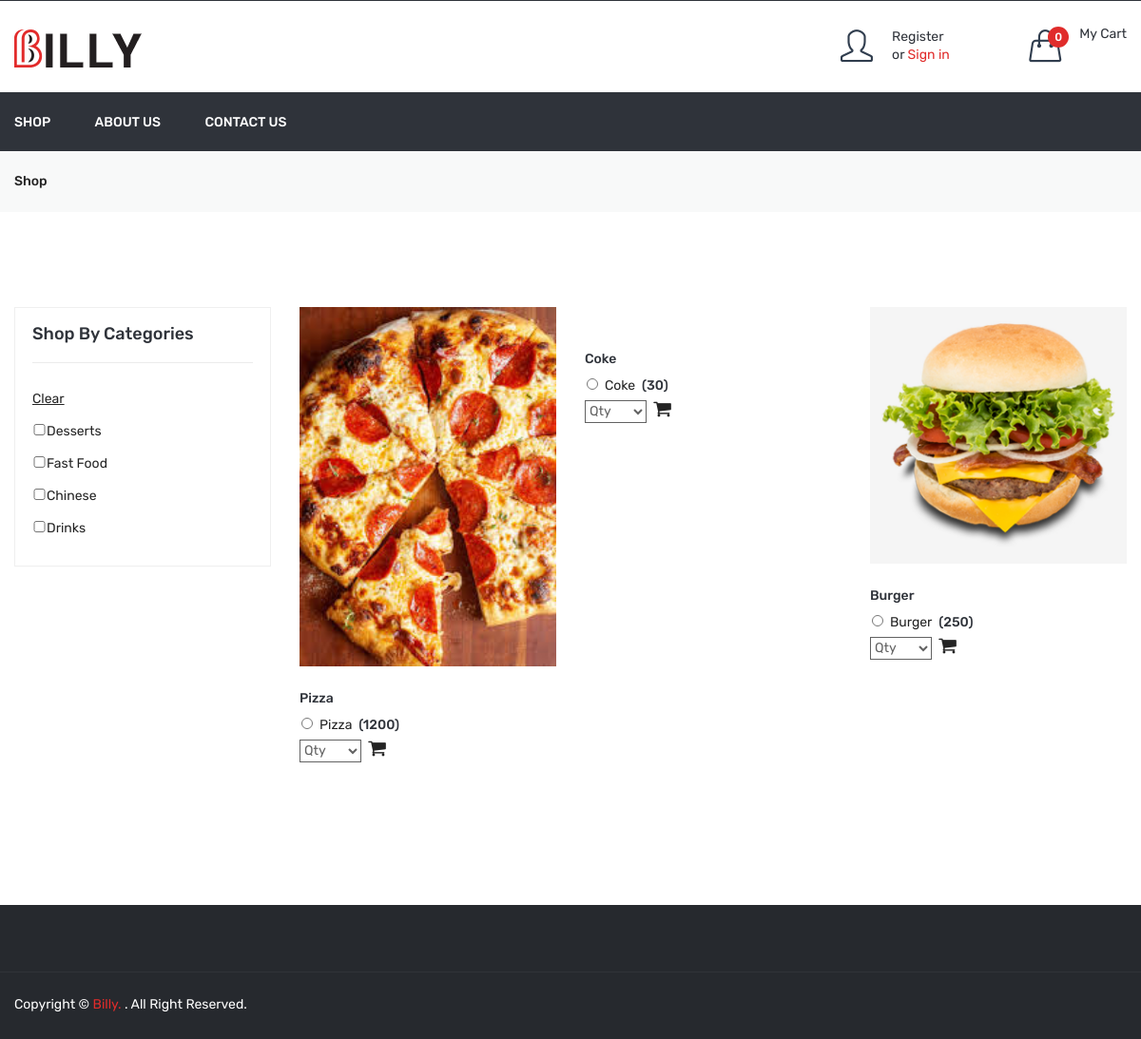
The page /shop.php on the database its author committed.
### tables this page shows
CREATE TABLE `dish` (
  `id` int(11) NOT NULL,
  `category_id` int(11) NOT NULL,
  `dish` varchar(100) NOT NULL,
  `dish_detail` text NOT NULL,
  `image` varchar(100) NOT NULL,
  `status` int(11) NOT NULL,
  `added_on` datetime NOT NULL
);

CREATE TABLE `dish_details` (
  `id` int(11) NOT NULL,
  `dish_id` int(11) NOT NULL,
  `attribute` varchar(100) NOT NULL,
  `price` int(11) NOT NULL,
  `status` int(11) NOT NULL,
  `added_on` datetime NOT NULL
);

CREATE TABLE `category` (
  `id` int(11) NOT NULL,
  `category` varchar(50) NOT NULL,
  `order_number` int(11) NOT NULL,
  `status` int(11) NOT NULL,
  `added_on` datetime NOT NULL
);

### shop.php (the view, shortened to what this page needs)
<?php
include ("header.php");
?>
    <div class="breadcrumb-area gray-bg">
        <div class="container">
            <div class="breadcrumb-content">
                <ul>
                    <li><a href="shop.php">Shop</a></li>
                </ul>
            </div>
        </div>
    </div>
    <div class="shop-page-area pt-100 pb-100">
        <div class="container">
            <div class="row flex-row-reverse">
                <div class="col-lg-9">
                    <?php
                    $product_sql="select * from dish where status=1";
                    $product_sql.=" order by dish desc";
                    $product_res=mysqli_query($con,$product_sql);
                    $product_count=mysqli_num_rows($product_res);
                    ?>
                    <div class="grid-list-product-wrapper">
                        <div class="product-grid product-view pb-20">
                            <?php if($product_count>0){?>
                                <div class="row">
                                    <?php while($product_row=mysqli_fetch_assoc($product_res)){?>
                                        <div class="product-width col-xl-4 col-lg-4 col-md-4 col-sm-6 col-12 mb-30">
                                            <div class="product-wrapper">
                                                <div class="product-img">
                                                    <a href="javascript:void(0)">
                                                        <img src="<?php echo SITE_DISH_IMAGE.$product_row['image']?>" alt="">
                                                    </a>
                                                </div>
                                                <div class="product-content" id="dish_detail">
                                                    <h4>
                                                        <a href="javascript:void(0)"><?php echo $product_row['dish']?> </a>
                                                    </h4>
                                                    <?php
                                                    $dish_attr_res=mysqli_query($con,"SELECT * FROM dish_details WHERE status='1' AND dish_id='".$product_row['id']."' ORDER BY price asc");
                                                    ?>
                                                    <div class="product-price-wrapper">
                                                        <?php
                                                            while($dish_attr_row=mysqli_fetch_assoc($dish_attr_res)){
                                                                echo "<input type='radio' class='dish_radio' name='radio_".$product_row['id']."' value='radio_".$dish_attr_row['id']."'/>";
                                                                echo $dish_attr_row['attribute'];
                                                                echo "<span>(".$dish_attr_row['price'].")</span>";
                                                            }
                                                        ?>
                                                    </div>
                                                    <div class="product-price-wrapper">
                                                        <select class="select">
                                                            <option>Qty</option>
                                                        </select>
                                                        <i class="fa fa-shopping-cart cart_icon" aria-hidden="true" onclick="add_to cart()"></i>
                                                    </div>
                                                </div>
                                            </div>
                                        </div>
                                    <?php } ?>
                                </div>
                            <?php } else{
                                echo "No dish found";
                            }?>
                        </div>
                    </div>
                </div>
                <?php
                $cat_res=mysqli_query($con,"select * from category where status=1 order by order_number desc")
                ?>
                <div class="col-lg-3">
                    <div class="shop-sidebar-wrapper gray-bg-7 shop-sidebar-mrg">
                        <div class="shop-widget">
                            <h4 class="shop-sidebar-title">Shop By Categories</h4>
                            <div class="shop-catigory">
                                <ul id="faq" class="category_list">
                                    <li> <a href="shop.php"><u>Clear</u></a> </li>
                                    <?php
                                    while($cat_row=mysqli_fetch_assoc($cat_res)){
                                        $is_checked='';
                                        echo "<li> <input $is_checked onclick=set_checkbox('".$cat_row['id']."') type='checkbox' class='cat_checkbox' name='cat_arr[]' value='".$cat_row['id']."'/>".$cat_row['category']."</li>";
                                    }
                                    ?>
                                </ul>
                            </div>
                        </div>
                    </div>
                </div>
            </div>
        </div>
    </div>
<?php
include("footer.php");
?>

### header.php (shortened to what this page needs)
<!doctype html>
<html class="no-js" lang="zxx">
<head>
    <link rel="stylesheet" href="assets/css/bootstrap.min.css">
    <link rel="stylesheet" href="assets/css/animate.css">
    <link rel="stylesheet" href="assets/css/owl.carousel.min.css">
    <link rel="stylesheet" href="assets/css/slick.css">
    <link rel="stylesheet" href="assets/css/chosen.min.css">
    <link rel="stylesheet" href="assets/css/ionicons.min.css">
    <link rel="stylesheet" href="assets/css/font-awesome.min.css">
    <link rel="stylesheet" href="assets/css/simple-line-icons.css">
    <link rel="stylesheet" href="assets/css/jquery-ui.css">
    <link rel="stylesheet" href="assets/css/meanmenu.min.css">
    <link rel="stylesheet" href="assets/css/style.css">
    <link rel="stylesheet" href="assets/css/responsive.css">
</head>
<body>
<header class="header-area">
    <div class="header-middle">
        <div class="container">
            <div class="row">
                <div class="col-lg-3 col-md-4 col-12 col-sm-4">
                    <div class="logo">
                        <a href="index.php">
                            <img alt="" src="assets/img/logo/logo.png">
                        </a>
                    </div>
                </div>
                <div class="col-lg-9 col-md-8 col-12 col-sm-8">
                    <div class="header-middle-right f-right">
                        <div class="header-login">
                            <?php
                                    if(!isset($_SESSION['FOOD_USER_NAME'])){
                                        ?>
                                    <a href="login-register.php">
                                        <div class="header-icon-style">
                                            <i class="icon-user icons header_icon"></i>
                                        </div>
                                        <div class="login-text-content header_icon">
                                                <p>Register <br> or <span>Sign in</span></p>
                                        </div>
                                    </a>
                                    <?php
                                            }
                                            ?>
                        </div>
                        <div class="header-wishlist">
                        </div>
                        <div class="header-cart">
                            <a href="#">
                                <div class="header-icon-style">
                                    <i class="icon-handbag icons"></i>
                                    <span class="count-style">0</span>
                                </div>
                                <div class="cart-text">
                                    <span class="digit">My Cart</span>
                                </div>
                            </a>
                        </div>
                    </div>
                </div>
            </div>
        </div>
    </div>
    <div class="header-bottom transparent-bar black-bg">
        <div class="container">
            <div class="row">
                <div class="col-lg-12 col-md-12 col-12">
                    <div class="main-menu">
                        <nav>
                            <ul>
                                <li><a href="shop.php">Shop</a></li>
                                <li><a href="about_us.php">About Us</a></li>
                                <li><a href="contact_us.php">Contact Us</a></li>
                            </ul>
                        </nav>
                    </div>
                </div>
            </div>
        </div>
    </div>
</header>

### footer.php (shortened to what this page needs)
<div class="footer-area black-bg-2 pt-70">
    <div class="footer-bottom-area border-top-4">
        <div class="container">
            <div class="row">
                <div class="col-lg-6 col-md-6 col-sm-7">
                    <div class="copyright">
                        <p>Copyright © <a href="#">Billy.</a> . All Right Reserved.</p>
                    </div>
                </div>
                <div class="col-lg-6 col-md-6 col-sm-5">
                    <div class="footer-social">
                        <ul>
                            <li><a href="#"><i class="ion-social-facebook"></i></a></li>
                            <li><a href="#"><i class="ion-social-twitter"></i></a></li>
                            <li><a href="#"><i class="ion-social-instagram-outline"></i></a></li>
                            <li><a href="#"><i class="ion-social-googleplus-outline"></i></a></li>
                            <li><a href="#"><i class="ion-social-rss"></i></a></li>
                            <li><a href="#"><i class="ion-social-dribbble-outline"></i></a></li>
                        </ul>
                    </div>
                </div>
            </div>
        </div>
    </div>
</div>
</body>
</html>

### rows shown on the page
dish: image (picture), dish "Pizza"
dish_details: attribute "Pizza", price "1200"
dish: dish "Coke"
dish_details: attribute "Coke", price "30"
dish: image (picture), dish "Burger"
dish_details: attribute "Burger", price "250"
category: category "Desserts"
category: category "Fast Food"
category: category "Chinese"
category: category "Drinks"
